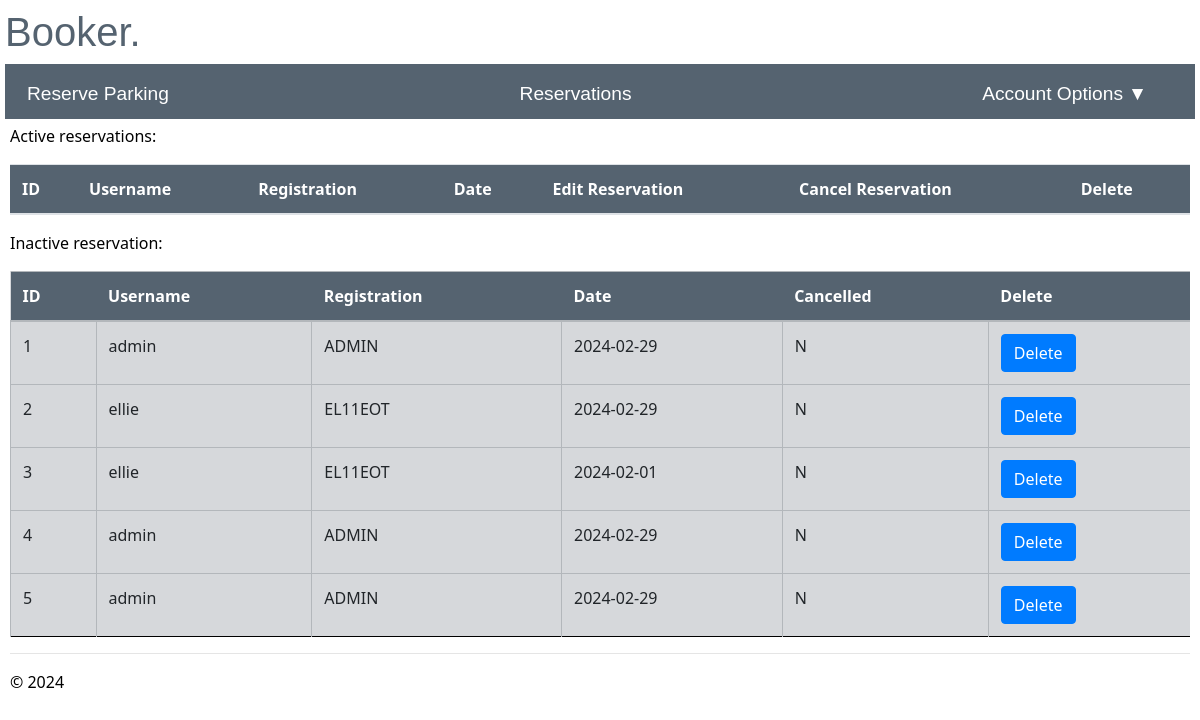
The app's page /reservations (signed in), older data.
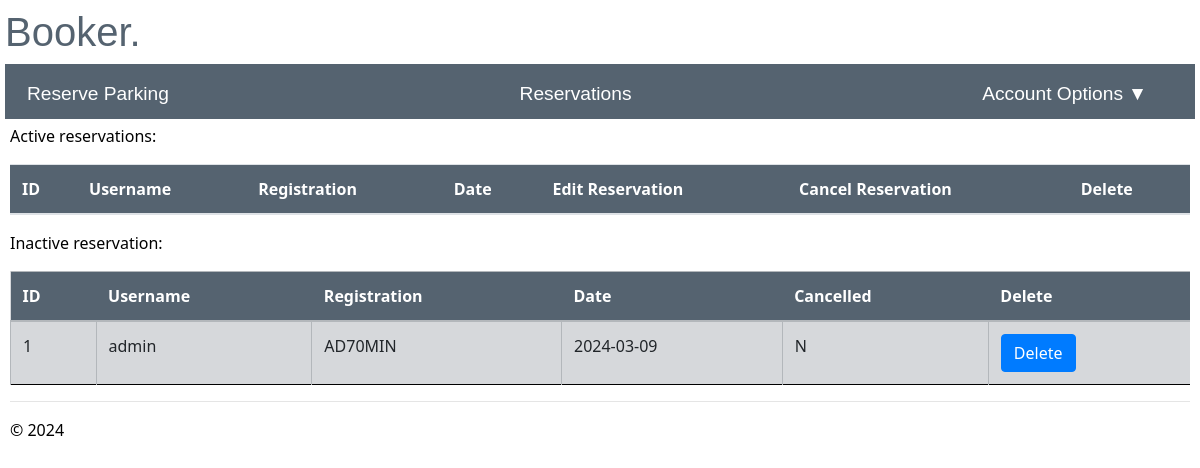
The same page, newer data.
### app/models/models.py (models this page shows)
class reserve(db.Model):
    __tablename__ = 'reserve'
    id = db.Column(db.Integer, primary_key=True, nullable=False)
    username = db.Column(db.String(20), db.ForeignKey('user.username'), nullable=False)
    registration = db.Column(db.String(9), nullable=False)
    date = db.Column(db.Date,nullable=False)
    cancelled = db.Column(db.String(1), nullable=False, default='N')

### app/main/routes.py (the view, shortened to what this page needs)
@bp.route("/reservations")
@login_required
def reservations():
    if current_user.authorised =='Y':
        try:
                if current_user.role =='admin':
                    active_reservations = reserve.query.filter(reserve.cancelled == 'N', cast(reserve.date, Date) >= func.current_date()).all()
                    inactive_reservations = reserve.query.filter(or_(reserve.cancelled == 'Y', cast(reserve.date, Date) < func.current_date())).all()
                    current_app.logger.info('Username: %s accessed reservations', current_user.username)
                return render_template("reservations.html", active_reservations=active_reservations, inactive_reservations=inactive_reservations)
        except Exception as e:
            flash("An error occurred retrieving reservations. Please try again.")
            current_app.logger.exception('Error during retrieving reservations: %s', str(e))
            return redirect(url_for('main.reserve_parking'))
    else:
        current_app.logger.warning('Username: %s attempted to access reservations when they are not authorised', current_user.username)
        flash("You are not authorised to access this page")
        return redirect(url_for("user.login"))

### app/__init__.py (called while the page is built)
def create_app():
    app = Flask(__name__)
    env_config = os.getenv("PROD_APP_SETTINGS", "config.Config")
    app.config.from_object(env_config)
    db.init_app(app)
    login_manager.init_app(app)
    app.logger.setLevel(logging.INFO)
    handler = RotatingFileHandler('app.log', maxBytes=10240, backupCount=10)
    handler.setLevel(logging.INFO)
    formatter = logging.Formatter('%(asctime)s - %(levelname)s - %(message)s', datefmt='%Y-%m-%d %H:%M:%S')
    handler.setFormatter(formatter)
    app.logger.addHandler(handler)
    from app.main import bp as main_bp
    app.register_blueprint(main_bp)
    from app.user import bp as user_bp
    app.register_blueprint(user_bp)
    from app.admin import bp as admin_bp
    app.register_blueprint(admin_bp)
    @login_manager.user_loader
    def load_user(user_id):
        return User.query.get(int(user_id))
    return app

### app/user/routes.py (called while the page is built)
@bp.before_app_request
def make_session_permanent():
    session.permanent = True
    current_app.permanent_session_lifetime = timedelta(seconds=30)

### app/main/templates/reservations.html (shortened to what this page needs)
{% extends "layout.html" %}
{% block content %}
<p>Active reservations:</p>
<table class="table table-hover">
  <thead class="active tables">
    <th>ID</th>
    <th>Username</th>
    <th>Registration</th>
    <th>Date</th>
    <th>Edit Reservation</th>
    <th>Cancel Reservation</th>
    {% if current_user.role == 'admin' %}
    <th>Delete</th>
    {% endif %}
  </thead>
</table>
<p> Inactive reservation:</p>
<table class="table table-secondary">
  <thead class="inactive tables">
    <th>ID</th>
    <th>Username</th>
    <th>Registration</th>
    <th>Date</th>
    <th>Cancelled</th>
    {% if current_user.role == 'admin' %}
    <th>Delete</th>
    {% endif %}
  </thead>
  <tbody>
    {% for reservation in inactive_reservations %}
    <tr>
      <td>{{reservation.id}}</td>
      <td>{{reservation.username}}</td>
      <td>{{reservation.registration}}</td>
      <td>{{reservation.date}}</td>
      <td>{{reservation.cancelled}}</td>
      {% if current_user.role == 'admin' %}
      <td>
        <form method="POST" action="/delete_reservation/">
          <input type="submit" class='btn btn-primary' value="Delete" onclick='return confirm("Are you sure you want to delete this ticket?")'>
        </form>
      </td>
      {% endif %}
    </tr>
    {% endfor %}
  </tbody>
</table>
{% endblock %}

### app/main/templates/layout.html (shortened to what this page needs)
<!DOCTYPE html>
<html>
    <head>
        <link rel="stylesheet" href="https://stackpath.bootstrapcdn.com/bootstrap/4.5.2/css/bootstrap.min.css">
        <link rel="stylesheet" type="text/css" href="{{ url_for('static', filename='site.css')}}" />
    </head>
    <body>
        <div class="heading">
            <h1>Booker.</h1>
        <div class="navbar">
          <a  href="{{ url_for('main.reserve_parking') }}" class="navbar-item">Reserve Parking</a>
          <a href="{{ url_for('main.reservations') }}" class="navbar-item">Reservations</a>
          <div class="dropdown">
            <a class="navbar-item dropdown-arrow" >Account Options</a>
          </div>
        </div>
        <div class="body-content">
            {% block content %}
            {% endblock %}
            <hr/>
            <footer>
                <p>&copy; 2024</p>
            </footer>
        </div>
    </body>
</html>

### app/static/site.css (style rules this page uses)
.body-content { padding: 5px; font-family:'Segoe UI', Tahoma, Geneva, Verdana, sans-serif; color: rgb(0, 0, 0); }
.heading { display:block; flex-direction: column; justify-content: center; align-items: center; color: rgb(85, 99, 112); font-family:Arial, Helvetica, sans-serif }
.navbar { background-color: rgb(85, 99, 112); font-size: 1.2em; font-family: 'Trebuchet MS', 'Lucida Sans Unicode', 'Lucida Grande', 'Lucida Sans', Arial, sans-serif; color: white; padding: 8px 30px 2px 4px; }
.navbar-item { padding: 8px; margin: 0 10px; text-decoration: none; color: white; cursor: pointer; }
.dropdown-arrow::after { content: '\25BC'; margin-left: 5px; }
tr { border-bottom: 1px solid black; }
td { padding: 1em; border-left: 1px solid black; }
.tables { background-color: rgb(85, 99, 112); color: white; }

### app/main/templates/layout.html (style rules this page uses)
body { padding: 8px 5px 8px 5px; }

Row changes from the older to the newer data that the page shows:
removed reserve: id "2", username "ellie", registration "EL11EOT", date "2024-02-29", cancelled "N"
removed reserve: id "3", username "ellie", registration "EL11EOT", date "2024-02-01", cancelled "N"
removed reserve: id "4", username "admin", registration "ADMIN", date "2024-02-29", cancelled "N"
removed reserve: id "5", username "admin", registration "ADMIN", date "2024-02-29", cancelled "N"
changed reserve "admin": registration "ADMIN" → "AD70MIN"; date "2024-02-29" → "2024-03-09"
